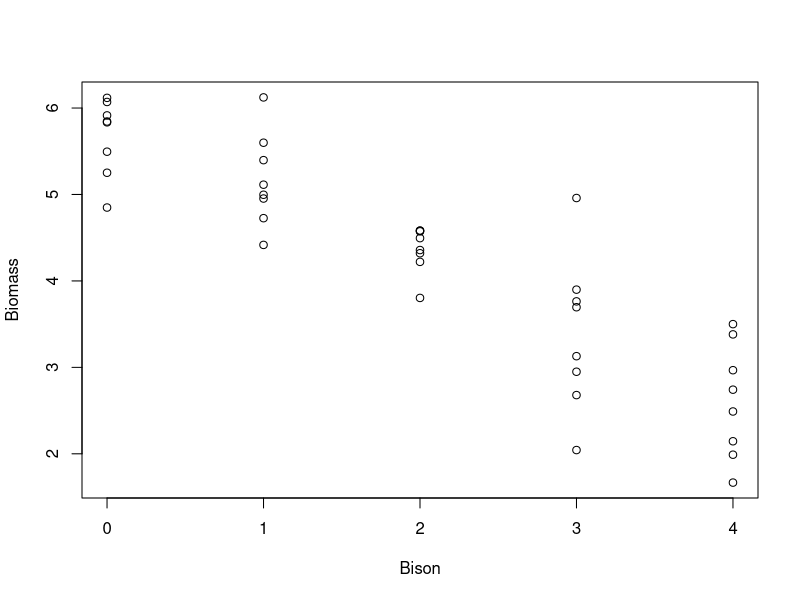
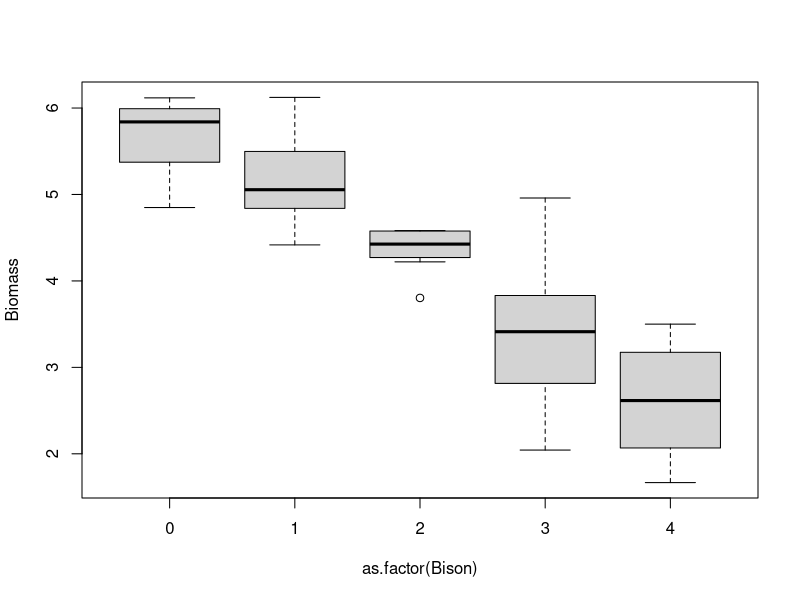
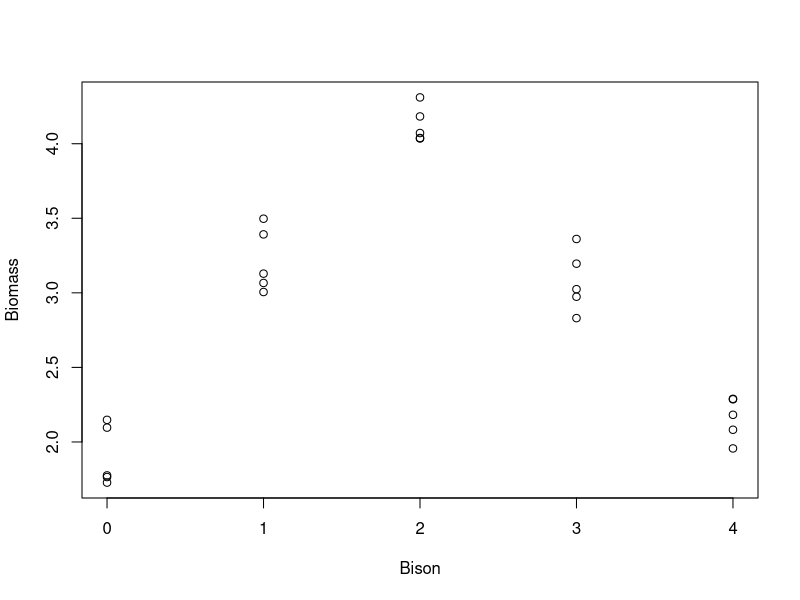

Generate these figures, in order, with R: (Note: this script raises an error after producing the figures.)

#  NRES 710, Analysis of Categorical Data (cont.)
#     University of Nevada, Reno
#     Continuous or Categorical Data?

### Code for F-Drop tests

# Read in the data
datum <- read.csv("lecture_10_dataset1.csv")
head(datum)

# Plot the data
plot(Biomass ~ Bison, data = datum)
# In this case, R saws numbers in the 'Bison' column and treated the variable as continuous

# Plot the data with X as a categorical variable
plot(Biomass ~ as.factor(Bison), data = datum)

# Run a regression, where we treat Bison as continuous
results <- lm(Biomass ~ Bison, data = datum)
summary(results)

# Run an ANOVA - treat Bison as categorical
results2 <- lm(Biomass ~ as.factor(Bison), data = datum)
# use the as.factor function to get R to treat 'Bison' as continuous
summary(results2)

# Conduct the F-drop test
anova(results2, results)
# The two models we have are the arguments
# Usually, you should list the more complicated model first (the one with more betas)
# Note: the two models can't have the same number of parameters
# A significant p-value means the more complex model is a significant improvement in fit
# A non-significant p-value means the simpler model is adequate
# Note: RSS (which is the same thing as SSE) is always lower in the more complex model

# Read in the data
datum <- read.csv("lecture_10_dataset2.csv")
head(datum)

# Plot the data
plot(Biomass ~ Bison, data = datum)

# BONUS: How to fit a quadratic curve to data when x is continuous

# Fit a linear model
results <- lm(Biomass ~ Bison, data = datum)

#Fit a quadratic curve to data when x is continuous
results3 <- lm(Biomass ~ Bison + I(Bison^2), data = datum)
anova(results3, results)

# Read in dataset 1
datum <- read.csv("lecture_10_dataset1.csv")

# Simple linear model
results <- lm(Biomass ~ Bison, data = datum)
summary(results)

# Build three models varying in complexity
results0 <- lm(Biomass ~ 1, data = datum) # no effects; 'model of mean'
summary(results0)
results1 <- lm(Biomass ~ Bison, data = datum) # simple linear model
summary(results1)
results2 <- lm(Biomass ~ Bison + I(Bison^2), data = datum) # simple linear model
summary(results2)

# F-drop test comparing results0 to results1
anova(results1, results0) # p-value here is same as marginal p-val from summary(results1)
anova(results2, results1) # p-value here is same as marginal p-val from summary(results2)
# So, the marginal p-values are F-drop tests comparing a more complex model w/ the extra
# effect to more simple models without the extra effect

# Another example: compare model with bison treated as categorical variable to a
# model with no effect of bison
results3 <- lm(Biomass ~ as.factor(Bison), data = datum)
summary(results3)
anova(results3, results0)
# p-value here is same as ANOVA p-value from bottom of summary(results3),
# so F-drop test can also evaluate significance of categorical variables with multiple
# betas


###################### 'Truth' ######################## 
### Lecture 10: code to simulate data for F-drop tests 

# Set the seed for reproducibility
set.seed(111)

## First dataset
# X variable
Bison <- c(rep(0, 8), rep(1, 8), rep(2, 8), rep(3, 8), rep(4, 8))

# Error
error <- rnorm(length(Bison), 0, 0.5)

# Y variable
Biomass <- 6 - 0.8*Bison + error

# Create dataframe
datum <- data.frame(Bison, Biomass)

# Save the CSV file
write.csv(datum, "lecture_10_dataset1.csv", row.names = FALSE)

## Second dataset
# X variable
n <- 25
x <- c(rep(0, 5), rep(1, 5), rep(2, 5), rep(3, 5), rep(4, 5))

# Error
error <- rnorm(n, 0, 0.2)

# Dummy code x
dummy <- data.frame(x = as.factor(x))
dummy <- data.frame(model.matrix(~ dummy$x - 1, data=dummy))
colnames(dummy) <- c("Zero", "One", "Two", "Three", "Four")

# Simulate continuous y-variable data
y <- 2 + dummy$One * 1 + dummy$Two * 2 + dummy$Three * 1 + dummy$Four * 0 + error

# Create dataframe
datum <- data.frame(Bison = x, Biomass = y)

# Save the CSV file
write.csv(datum, "lecture_10_dataset2.csv", row.names = FALSE)
